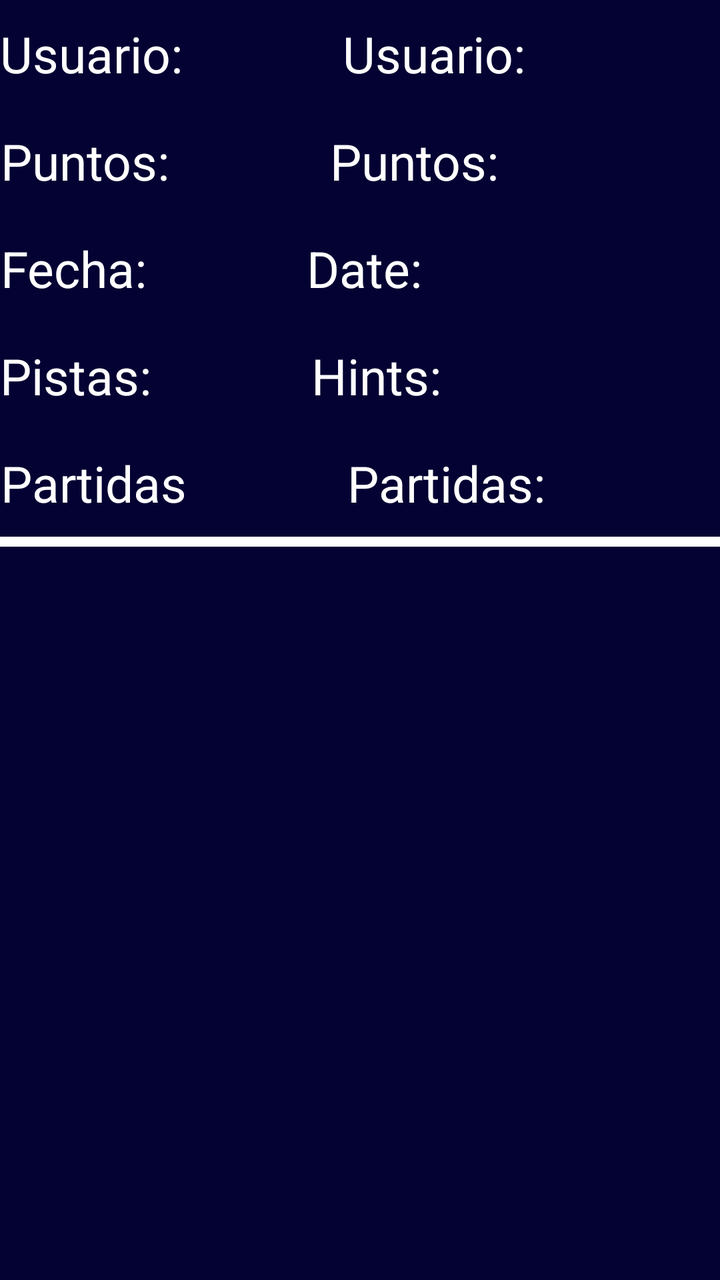
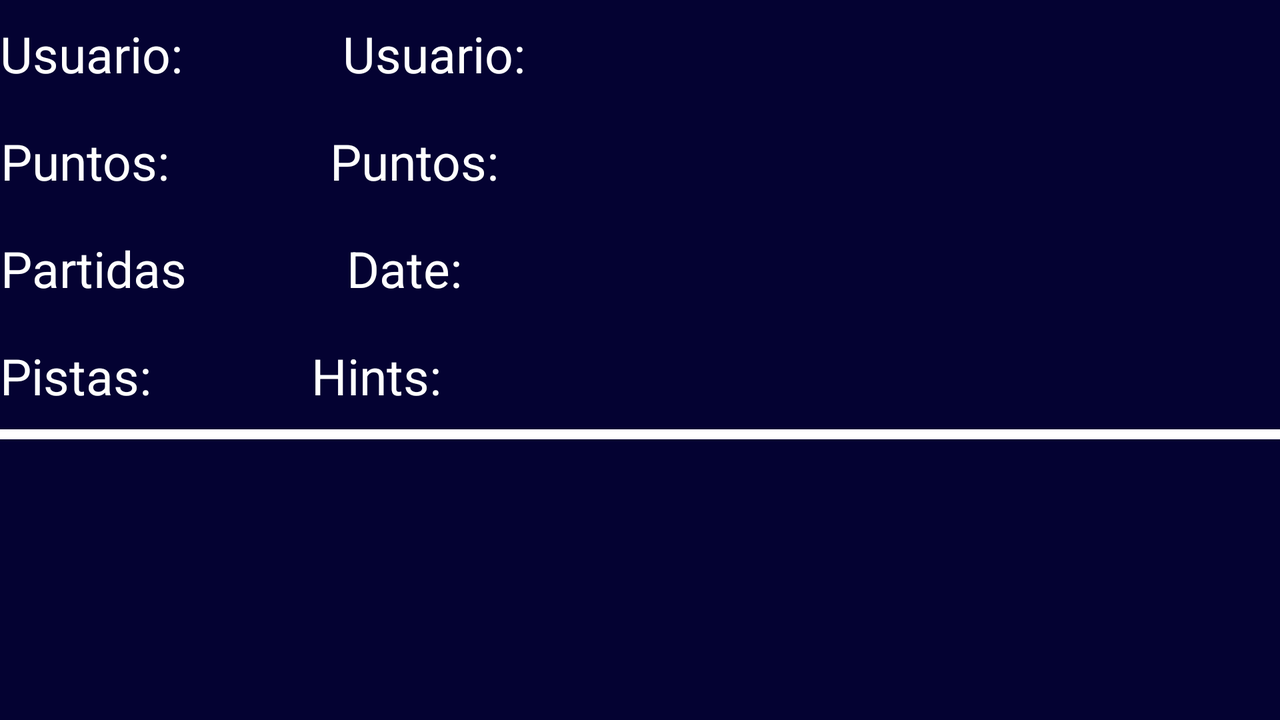

Two renders of one Android screen. The first uses the default layout on a phone; the second uses the alternative layout the repository ships for a different screen configuration, on a matching device. The two XML files are below.
<!-- AndroidManifest.xml: application theme Theme.QuizApp_Arttis -->
<!-- res/layout/activity_recyclerviewglobal.xml -->
<?xml version="1.0" encoding="utf-8"?>
<LinearLayout xmlns:android="http://schemas.android.com/apk/res/android"
    xmlns:tools="http://schemas.android.com/tools"
    android:layout_width="match_parent"
    android:layout_height="wrap_content"
    android:background="#040232"
    android:gravity="top"
    android:orientation="vertical">

    <LinearLayout
        android:layout_width="match_parent"
        android:layout_height="wrap_content"
        android:orientation="vertical">

        <LinearLayout
            android:layout_width="wrap_content"
            android:layout_height="wrap_content">

            <TextView
                android:layout_width="wrap_content"
                android:layout_height="wrap_content"
                android:text="@string/usuarioPuntos"
                android:textSize="25dp"
                android:textColor="@color/white"
                android:layout_marginRight="70dp"
                android:textAlignment="center"
                />

            <TextView
                android:id="@+id/id_user_global"
                android:layout_width="wrap_content"
                android:layout_height="wrap_content"
                android:text="Usuario:"
                android:textSize="25dp"
                android:textColor="@color/white"
                android:layout_marginRight="70dp"
                android:textAlignment="center"
                android:padding="10dp"/>

        </LinearLayout>

        <LinearLayout
            android:layout_width="wrap_content"
            android:layout_height="wrap_content">

            <TextView
                android:layout_width="wrap_content"
                android:layout_height="wrap_content"
                android:text="@string/puntosPuntos"
                android:textSize="25dp"
                android:textColor="@color/white"
                android:layout_marginRight="70dp"
                android:textAlignment="center"
                />

            <TextView
                android:id="@+id/id_points_global"
                android:layout_width="wrap_content"
                android:layout_height="wrap_content"
                android:text="Puntos:"
                android:textSize="25dp"
                android:textColor="@color/white"
                android:layout_marginRight="70dp"
                android:textAlignment="center"
                android:padding="10dp"/>

        </LinearLayout>


        <LinearLayout
            android:layout_width="wrap_content"
            android:layout_height="wrap_content">

            <TextView
                android:layout_width="wrap_content"
                android:layout_height="wrap_content"
                android:text="@string/fechaPuntos"
                android:textSize="25dp"
                android:textColor="@color/white"
                android:layout_marginRight="70dp"
                android:textAlignment="center"/>

            <TextView
                android:id="@+id/id_date_global"
                android:layout_width="wrap_content"
                android:layout_height="wrap_content"
                android:text="Date:"
                android:textSize="25dp"
                android:textColor="@color/white"
                android:textAlignment="center"
                android:layout_marginRight="70dp"
                android:padding="10dp"/>


        </LinearLayout>


        <LinearLayout
            android:layout_width="wrap_content"
            android:layout_height="wrap_content">

            <TextView
                android:layout_width="wrap_content"
                android:layout_height="wrap_content"
                android:text="@string/hintsPuntos"
                android:textSize="25dp"
                android:textColor="@color/white"
                android:layout_marginRight="70dp"
                android:textAlignment="center"/>

            <TextView
                android:id="@+id/id_hints_global"
                android:layout_width="wrap_content"
                android:layout_height="wrap_content"
                android:text="Hints:"
                android:textSize="25dp"
                android:textColor="@color/white"
                android:textAlignment="center"
                android:padding="10dp"/>


        </LinearLayout>

        <LinearLayout
            android:layout_width="wrap_content"
            android:layout_height="wrap_content">

            <TextView
                android:layout_width="wrap_content"
                android:layout_height="wrap_content"
                android:text="@string/partidasPuntos"
                android:textSize="25dp"
                android:textColor="@color/white"
                android:layout_marginRight="70dp"
                android:textAlignment="center"/>

            <TextView
                android:id="@+id/id_partidas_global"
                android:layout_width="wrap_content"
                android:layout_height="wrap_content"
                android:text="Partidas:"
                android:textSize="25dp"
                android:textColor="@color/white"
                android:textAlignment="center"
                android:padding="10dp"/>


        </LinearLayout>

        <LinearLayout
            android:layout_width="360dp"
            android:layout_height="5dp"
            android:background="@color/white">

        </LinearLayout>

    </LinearLayout>

</LinearLayout>
<!-- resources referenced by this layout -->
<resources>
  <string name="fechaPuntos">Fecha:</string>
  <string name="hintsPuntos">Pistas:</string>
  <string name="partidasPuntos">Partidas</string>
  <string name="puntosPuntos">Puntos:</string>
  <string name="usuarioPuntos">Usuario:</string>
  <style name="Theme.QuizApp_Arttis" parent="Theme.MaterialComponents.DayNight.DarkActionBar">
          
          <item name="colorPrimary">@color/purple_500</item>
          <item name="colorPrimaryVariant">@color/purple_700</item>
          <item name="colorOnPrimary">@color/white</item>
          
          <item name="colorSecondary">@color/teal_200</item>
          <item name="colorSecondaryVariant">@color/teal_700</item>
          <item name="colorOnSecondary">@color/black</item>
          
          <item name="android:statusBarColor" tools:targetApi="l">?attr/colorPrimaryVariant</item>
          
      </style>
</resources>
<!-- res/layout-land/activity_recyclerviewglobal.xml (the author's variant of the layout above) -->
<!-- drawn on the phone turned sideways -->
<?xml version="1.0" encoding="utf-8"?>
<LinearLayout xmlns:android="http://schemas.android.com/apk/res/android"
    xmlns:tools="http://schemas.android.com/tools"
    android:layout_width="match_parent"
    android:layout_height="wrap_content"
    android:background="#040232"
    android:gravity="top"
    android:orientation="vertical">

    <LinearLayout
        android:layout_width="match_parent"
        android:layout_height="wrap_content"
        android:orientation="vertical">

        <LinearLayout
            android:layout_width="wrap_content"
            android:layout_height="wrap_content">

            <TextView
                android:layout_width="wrap_content"
                android:layout_height="wrap_content"
                android:text="@string/usuarioPuntos"
                android:textSize="25dp"
                android:textColor="@color/white"
                android:layout_marginRight="70dp"
                android:textAlignment="center"
                />

            <TextView
                android:id="@+id/id_user_global"
                android:layout_width="wrap_content"
                android:layout_height="wrap_content"
                android:text="Usuario:"
                android:textSize="25dp"
                android:textColor="@color/white"
                android:layout_marginRight="70dp"
                android:textAlignment="center"
                android:padding="10dp"/>

        </LinearLayout>

        <LinearLayout
            android:layout_width="wrap_content"
            android:layout_height="wrap_content">

            <TextView
                android:layout_width="wrap_content"
                android:layout_height="wrap_content"
                android:text="@string/puntosPuntos"
                android:textSize="25dp"
                android:textColor="@color/white"
                android:layout_marginRight="70dp"
                android:textAlignment="center"/>

            <TextView
                android:id="@+id/id_points_global"
                android:layout_width="wrap_content"
                android:layout_height="wrap_content"
                android:text="Puntos:"
                android:textSize="25dp"
                android:textColor="@color/white"
                android:layout_marginRight="80dp"
                android:textAlignment="center"
                android:padding="10dp"/>


        </LinearLayout>


        <LinearLayout
            android:layout_width="wrap_content"
            android:layout_height="wrap_content">

            <TextView
                android:layout_width="wrap_content"
                android:layout_height="wrap_content"
                android:text="@string/partidas"
                android:textSize="25dp"
                android:textColor="@color/white"
                android:layout_marginRight="70dp"
                android:textAlignment="center"/>

            <TextView
                android:id="@+id/id_partidas_global"
                android:layout_width="wrap_content"
                android:layout_height="wrap_content"
                android:text="Date:"
                android:textSize="25dp"
                android:textColor="@color/white"
                android:textAlignment="center"
                android:layout_marginRight="80dp"
                android:padding="10dp"/>

        </LinearLayout>

        <LinearLayout
            android:layout_width="wrap_content"
            android:layout_height="wrap_content">

            <TextView
                android:layout_width="wrap_content"
                android:layout_height="wrap_content"
                android:text="@string/hintsPuntos"
                android:textSize="25dp"
                android:textColor="@color/white"
                android:layout_marginRight="70dp"
                android:textAlignment="center"/>

            <TextView
                android:id="@+id/id_hints_global"
                android:layout_width="wrap_content"
                android:layout_height="wrap_content"
                android:text="Hints:"
                android:textSize="25dp"
                android:textColor="@color/white"
                android:textAlignment="center"
                android:padding="10dp"/>

        </LinearLayout>

    </LinearLayout>

    <LinearLayout
        android:layout_width="660dp"
        android:layout_height="5dp"
        android:background="@color/white">

    </LinearLayout>


</LinearLayout>
<!-- resources referenced by the variant -->
<!-- as the phone turned sideways resolves them -->
<resources>
  <string name="hintsPuntos">Pistas:</string>
  <string name="partidas">Partidas</string>
  <string name="puntosPuntos">Puntos:</string>
  <string name="usuarioPuntos">Usuario:</string>
  <style name="Theme.QuizApp_Arttis" parent="Theme.MaterialComponents.DayNight.DarkActionBar">
          
          <item name="colorPrimary">@color/purple_500</item>
          <item name="colorPrimaryVariant">@color/purple_700</item>
          <item name="colorOnPrimary">@color/white</item>
          
          <item name="colorSecondary">@color/teal_200</item>
          <item name="colorSecondaryVariant">@color/teal_700</item>
          <item name="colorOnSecondary">@color/black</item>
          
          <item name="android:statusBarColor" tools:targetApi="l">?attr/colorPrimaryVariant</item>
          
      </style>
</resources>
